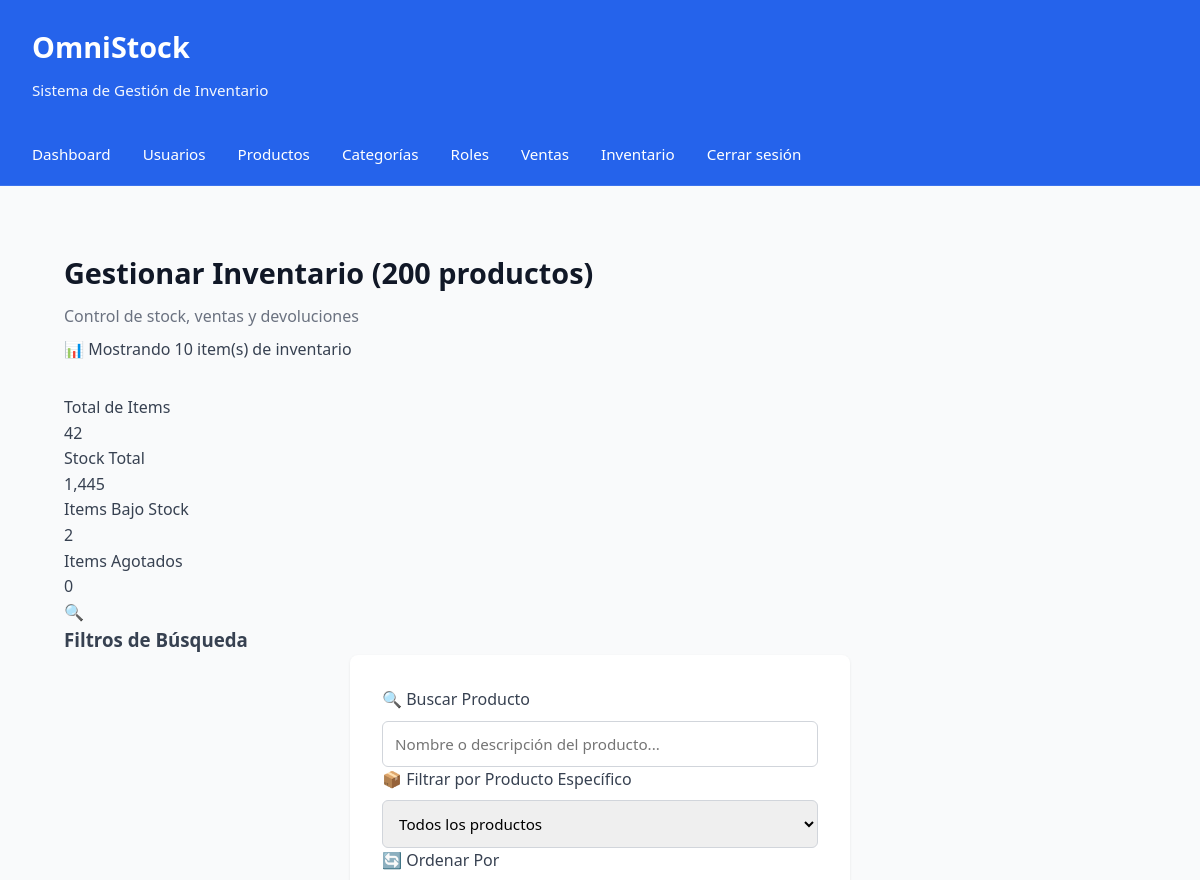
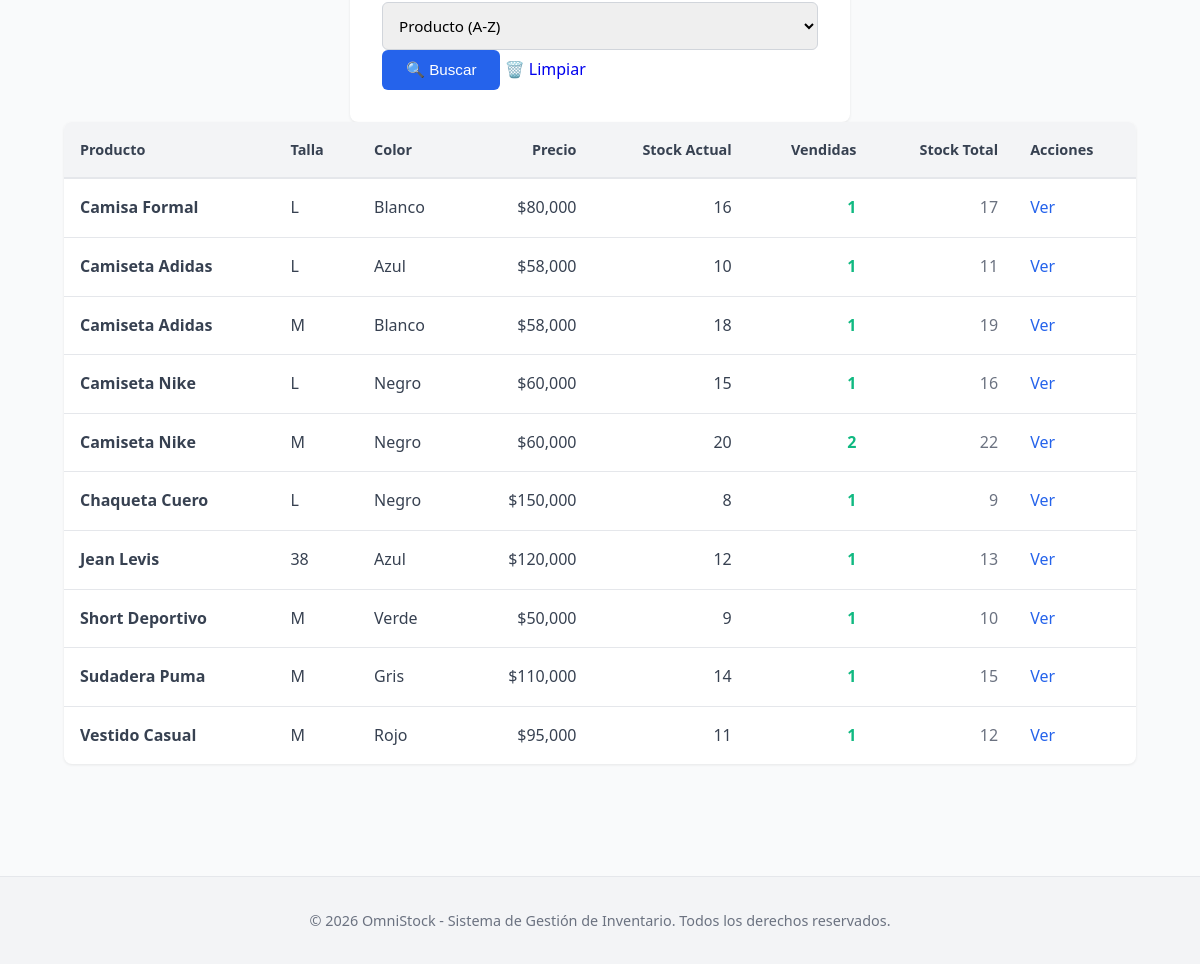
The page /inventario/index.php (signed in) on the database its author committed (2 pictures, top to bottom).
### tables this page shows
CREATE TABLE productos(
id_producto INT AUTO_INCREMENT PRIMARY KEY,
nom_producto VARCHAR(100),
descripcion VARCHAR(255),
precio_compra DECIMAL(10,2),
precio_venta DECIMAL(10,2),
categoria INT,
estado TINYINT DEFAULT 1,
FOREIGN KEY (categoria) REFERENCES categoria(id_categoria)
);

### inventario/index.php (the view, shortened to what this page needs)
<?php
include("../config/conexion.php");
include("../includes/header.php");
$busqueda = $_GET['busqueda'] ?? '';
$orden = $_GET['orden'] ?? 'producto';
$sql = "SELECT
    p.id_producto,
    p.nom_producto,
    p.precio_venta,
    i.talla,
    i.color,
    t.nombre_talla,
    c.nombre_color,
    i.stock,
    COALESCE(SUM(dv.cantidad), 0) as cantidad_vendida,
    i.stock + COALESCE(SUM(dv.cantidad), 0) as stock_original
FROM inventario i
JOIN productos p ON i.producto = p.id_producto
LEFT JOIN tallas t ON i.talla = t.id_talla
LEFT JOIN colores c ON i.color = c.id_color
LEFT JOIN detalle_venta dv ON i.id_inventario = dv.inventario
WHERE 1=1";
$sql .= " GROUP BY i.id_inventario, p.id_producto, i.talla, i.color ";
switch($orden){
    default:
        $sql .= "ORDER BY p.nom_producto ASC, t.nombre_talla ASC";
}
$result = $conn->query($sql);
?>
<div class="container">
<div class="page-header">
    <h2>Gestionar Inventario (200 productos)</h2>
    <p style="color: #6b7280;">Control de stock, ventas y devoluciones</p>
    <?php if($result->num_rows > 0): ?>
    <p style="color: #374151; font-weight: 500; margin-top: 0.5rem;">
        📊 Mostrando <?php echo $result->num_rows; ?> item(s) de inventario
    </p>
    <?php endif; ?>
</div>
<?php if($result->num_rows > 0): ?>
<?php
$stats_result = $conn->query("
SELECT
    COUNT(DISTINCT id_inventario) as total_items,
    SUM(stock) as stock_total,
    COUNT(CASE WHEN stock < 10 THEN 1 END) as items_bajo_stock,
    COALESCE(SUM(CASE WHEN stock = 0 THEN 1 ELSE 0 END), 0) as items_agotados
FROM inventario
");
$stats = $stats_result->fetch_assoc();
?>
<div class="stats">
    <div class="stat-card">
        <div class="stat-label">Total de Items</div>
        <div class="stat-value"><?php echo $stats['total_items']; ?></div>
    </div>
    <div class="stat-card">
        <div class="stat-label">Stock Total</div>
        <div class="stat-value"><?php echo number_format($stats['stock_total']); ?></div>
    </div>
    <div class="stat-card" style="border-left-color: #ef4444;">
        <div class="stat-label">Items Bajo Stock</div>
        <div class="stat-value"><?php echo $stats['items_bajo_stock']; ?></div>
    </div>
    <div class="stat-card" style="border-left-color: #dc2626;">
        <div class="stat-label">Items Agotados</div>
        <div class="stat-value"><?php echo $stats['items_agotados']; ?></div>
    </div>
</div>
<div class="inventario-filters">
    <div class="filters-header">
        <span class="filters-header-icon">🔍</span>
        <h3>Filtros de Búsqueda</h3>
    </div>
    <form method="GET" class="filters-grid">
        <div class="filter-group">
            <label class="filter-label">
                <span class="filter-icon">🔍</span>
                Buscar Producto
            </label>
            <input type="text" name="busqueda" placeholder="Nombre o descripción del producto..." value="<?php echo htmlspecialchars($busqueda); ?>">
        </div>
        <div class="filter-group">
            <label class="filter-label">
                <span class="filter-icon">📦</span>
                Filtrar por Producto Específico
            </label>
            <select name="producto">
                <option value="">Todos los productos</option>
            </select>
        </div>
        <div class="filter-group">
            <label class="filter-label">
                <span class="filter-icon">🔄</span>
                Ordenar Por
            </label>
            <select name="orden">
                <option value="producto" <?php echo $orden == 'producto' ? 'selected' : ''; ?>>Producto (A-Z)</option>
            </select>
        </div>
        <div class="filter-actions">
            <button type="submit" class="btn-primary">
                <span>🔍</span>
                Buscar
            </button>
            <a href="index.php" class="btn-secondary" style="text-decoration: none;">
                <span>🗑️</span>
                Limpiar
            </a>
        </div>
    </form>
</div>
<table class="inventario-table">
    <thead>
        <tr>
            <th>Producto</th>
            <th>Talla</th>
            <th>Color</th>
            <th style="text-align: right;">Precio</th>
            <th style="text-align: right;">Stock Actual</th>
            <th style="text-align: right;">Vendidas</th>
            <th style="text-align: right;">Stock Total</th>
            <th>Acciones</th>
        </tr>
    </thead>
    <tbody>
        <?php
        if($result->num_rows == 0):
        ?>
            <tr>
                <td colspan="8" style="text-align: center; padding: 2rem;">No hay productos que coincidan con los filtros</td>
            </tr>
        <?php
        else:
            while($row = $result->fetch_assoc()):
                $stock_clase = '';
                if($row['stock'] == 0){
                    $stock_clase = 'stock-bajo';
                } elseif($row['stock'] < 10){
                    $stock_clase = 'stock-medio';
                } else {
                    $stock_clase = 'stock-bien';
                }
        ?>
            <tr>
                <td><strong><?php echo htmlspecialchars($row['nom_producto']); ?></strong></td>
                <td><span class="badge badge-talla"><?php echo htmlspecialchars($row['nombre_talla'] ?? 'N/A'); ?></span></td>
                <td><span class="badge badge-color"><?php echo htmlspecialchars($row['nombre_color'] ?? 'N/A'); ?></span></td>
                <td style="text-align: right;">$<?php echo number_format($row['precio_venta'], 0); ?></td>
                <td style="text-align: right;" class="<?php echo $stock_clase; ?>"><?php echo $row['stock']; ?></td>
                <td style="text-align: right; color: #10b981; font-weight: 600;"><?php echo $row['cantidad_vendida']; ?></td>
                <td style="text-align: right; color: #6b7280;"><?php echo $row['stock_original']; ?></td>
                <td>
                    <a href="detalle.php?id=<?php echo $row['id_producto']; ?>" style="color: #2563eb; text-decoration: none; font-weight: 500;">Ver</a>
                </td>
            </tr>
        <?php
            endwhile;
        endif;
        ?>
    </tbody>
</table>
<?php endif; ?>
</div>
<?php include("../includes/footer.php"); ?>

### css/estilos.css (style rules this page uses)
* { margin: 0; padding: 0; box-sizing: border-box; }
body { font-family: 'Segoe UI', Tahoma, Geneva, Verdana, sans-serif; background-color: #f9fafb; color: #374151; line-height: 1.6; }
.container { max-width: 1200px; margin: 0 auto; padding: 2rem; }
.page-header { margin-bottom: 2rem; }
.page-header h2 { font-size: 1.8rem; font-weight: 600; color: #111827; margin-bottom: 0.5rem; }
button, .btn, input[type="button"], input[type="submit"] { background-color: #2563eb; color: white; border: none; padding: 0.7rem 1.5rem; border-radius: 6px; cursor: pointer; font-size: 0.95rem; font-weight: 500; transition: all 0.2s; }
form { background-color: white; padding: 2rem; border-radius: 8px; box-shadow: 0 1px 3px rgba(0, 0, 0, 0.08); max-width: 500px; margin: 0 auto; }
label { display: block; margin-bottom: 0.5rem; font-weight: 500; color: #374151; }
input[type="text"], input[type="email"], input[type="password"], input[type="number"], input[type="date"], input[type="tel"], select, textarea { width: 100%; padding: 0.75rem; border: 1px solid #d1d5db; border-radius: 6px; font-size: 0.95rem; font-family: inherit; transition: border-color 0.2s; }
table { width: 100%; border-collapse: collapse; background-color: white; border-radius: 8px; overflow: hidden; box-shadow: 0 1px 3px rgba(0, 0, 0, 0.08); }
thead { background-color: #f3f4f6; border-bottom: 2px solid #e5e7eb; }
th { padding: 1rem; text-align: left; font-weight: 600; color: #374151; font-size: 0.9rem; }
td { padding: 1rem; border-bottom: 1px solid #e5e7eb; }
tbody tr:last-child td { border-bottom: none; }

### inventario/index.php (style rules this page uses)
.filter-tag, .stat-card { transition: none; }

### rows shown on the page
productos: nom_producto "Camisa Formal", nombre_talla "L", nombre_color "Blanco", precio_venta "80,000", stock "16", cantidad_vendida "1", stock_original "17"
productos: nom_producto "Camiseta Adidas", nombre_talla "L", nombre_color "Azul", precio_venta "58,000", stock "10", cantidad_vendida "1", stock_original "11", nombre_talla "M", nombre_color "Blanco", stock "18", stock_original "19"
productos: nom_producto "Camiseta Nike", nombre_talla "L", nombre_color "Negro", precio_venta "60,000", stock "15", cantidad_vendida "1", stock_original "16", nombre_talla "M", stock "20", cantidad_vendida "2", stock_original "22"
productos: nom_producto "Chaqueta Cuero", nombre_talla "L", nombre_color "Negro", precio_venta "150,000", stock "8", cantidad_vendida "1", stock_original "9"
productos: nom_producto "Jean Levis", nombre_talla "38", nombre_color "Azul", precio_venta "120,000", stock "12", cantidad_vendida "1", stock_original "13"
productos: nom_producto "Short Deportivo", nombre_talla "M", nombre_color "Verde", precio_venta "50,000", stock "9", cantidad_vendida "1", stock_original "10"
productos: nom_producto "Sudadera Puma", nombre_talla "M", nombre_color "Gris", precio_venta "110,000", stock "14", cantidad_vendida "1", stock_original "15"
productos: nom_producto "Vestido Casual", nombre_talla "M", nombre_color "Rojo", precio_venta "95,000", stock "11", cantidad_vendida "1", stock_original "12"

### other values the page prints
$result->num_rows "10"
$stats['total_items'] "42"
$stats['stock_total'] "1,445"
$stats['items_bajo_stock'] "2"
$stats['items_agotados'] "0"
